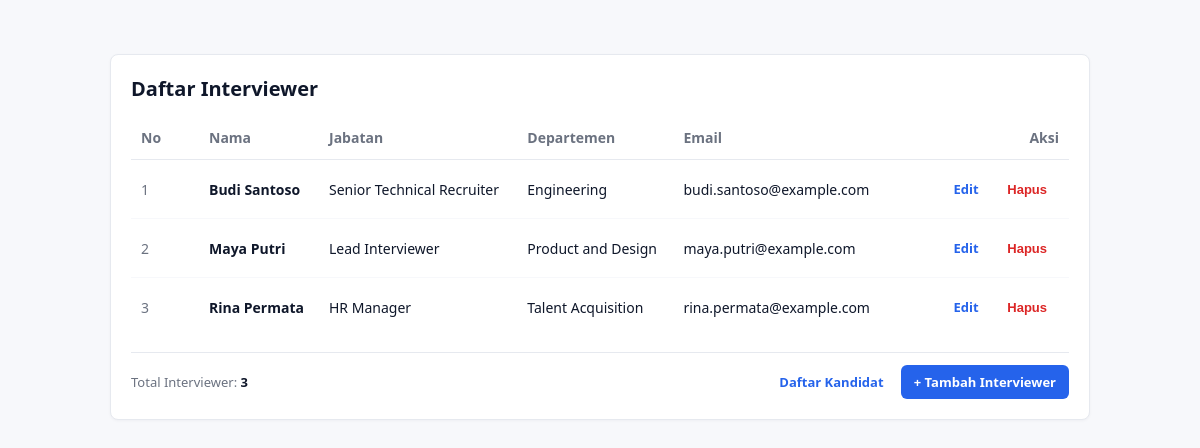
Screenshot of /index.php?module=interviewer with the database file from the repository.
### tables this page shows
CREATE TABLE IF NOT EXISTS `interviewer` (
  `id` int(11) NOT NULL AUTO_INCREMENT,
  `nama` varchar(100) NOT NULL,
  `jabatan` varchar(100) NOT NULL,
  `departemen` varchar(100) NOT NULL,
  `email` varchar(150) NOT NULL,
  PRIMARY KEY (`id`)
);

### models/DB.php (called while the page is built, shortened)
<?php
class DB {
    private string $host = "localhost";
    private string $db_name = "mvp_kandidat_db";
    private string $username = "root";
    private string $password = "";
    private ?PDO $conn = null;
    private ?PDOStatement $result = null;
    public function __construct(
        string $host = "localhost",
        string $db_name = "mvp_kandidat_db",
        string $username = "root",
        string $password = ""
    ) {
        $this->host = $host;
        $this->db_name = $db_name;
        $this->username = $username;
        $this->password = $password;
        $this->conn = $this->connect();
    }
    public function connect(): PDO {
        try {
            $dsn = "mysql:host={$this->host};dbname={$this->db_name};charset=utf8mb4";
            $options = [
                PDO::ATTR_ERRMODE => PDO::ERRMODE_EXCEPTION,
                PDO::ATTR_DEFAULT_FETCH_MODE => PDO::FETCH_ASSOC,
                PDO::ATTR_EMULATE_PREPARES => false,
            ];
            return new PDO($dsn, $this->username, $this->password, $options);
        } catch (PDOException $e) {
            throw new RuntimeException("Koneksi Database Gagal: " . $e->getMessage(), 0, $e);
        }
    }
    public function executeQuery(string $query, array $params = []): PDOStatement {
        try {
            $stmt = $this->conn->prepare($query);
            $stmt->execute($params);
            $this->result = $stmt;
            return $stmt;
        } catch (PDOException $e) {
            throw new RuntimeException("Query Gagal: " . $e->getMessage(), 0, $e);
        }
    }
    public function getAllResult(): array {
        return $this->result->fetchAll(PDO::FETCH_ASSOC);
    }
}
?>

### models/TabelInterviewer.php (called while the page is built, shortened)
<?php
require_once __DIR__ . '/DB.php';
require_once __DIR__ . '/Interviewer.php';
class TabelInterviewer extends DB implements KontrakInterviewerModel {
    private function mapRowToInterviewer(array $row): Interviewer {
        return new Interviewer(
            (int)$row['id'],
            $row['nama'],
            $row['jabatan'],
            $row['departemen'],
            $row['email']
        );
    }
    public function getAllInterviewer(): array {
        $this->executeQuery("SELECT * FROM interviewer ORDER BY nama ASC, id ASC");
        $rows = $this->getAllResult();
        $list = [];
        foreach ($rows as $row) {
            $list[] = $this->mapRowToInterviewer($row);
        }
        return $list;
    }
}
?>

### models/Interviewer.php (called while the page is built)
<?php
class Interviewer {
    private ?int $id;
    private string $nama;
    private string $jabatan;
    private string $departemen;
    private string $email;
    public function __construct(
        ?int $id,
        string $nama,
        string $jabatan,
        string $departemen,
        string $email
    ) {
        $this->id = $id;
        $this->nama = $nama;
        $this->jabatan = $jabatan;
        $this->departemen = $departemen;
        $this->email = $email;
    }
    public function getId(): ?int { return $this->id; }
    public function getNama(): string { return $this->nama; }
    public function getJabatan(): string { return $this->jabatan; }
    public function getDepartemen(): string { return $this->departemen; }
    public function getEmail(): string { return $this->email; }
}
?>

### presenters/PresenterInterviewer.php (the view, shortened to what this page needs)
<?php
require_once __DIR__ . '/KontrakInterviewerPresenter.php';
require_once __DIR__ . '/../models/Interviewer.php';
class PresenterInterviewer implements KontrakInterviewerPresenter {
    private KontrakInterviewerModel $model;
    private KontrakInterviewerView $view;
    public function __construct(KontrakInterviewerModel $model, KontrakInterviewerView $view) {
        $this->model = $model;
        $this->view = $view;
    }
    private function buildRowHtml(int $no, Interviewer $interviewer): string {
        $id = (int)$interviewer->getId();
        $nama = htmlspecialchars($interviewer->getNama(), ENT_QUOTES, 'UTF-8');
        $jabatan = htmlspecialchars($interviewer->getJabatan(), ENT_QUOTES, 'UTF-8');
        $departemen = htmlspecialchars($interviewer->getDepartemen(), ENT_QUOTES, 'UTF-8');
        $email = htmlspecialchars($interviewer->getEmail(), ENT_QUOTES, 'UTF-8');
        return "<tr>
            <td class='col-id'>{$no}</td>
            <td><strong>{$nama}</strong></td>
            <td>{$jabatan}</td>
            <td>{$departemen}</td>
            <td>{$email}</td>
            <td class='col-actions'>
                <a href='index.php?module=interviewer&amp;screen=edit&amp;id={$id}' class='btn btn-edit'>Edit</a>
                <form method='post' action='index.php' style='display:inline;' onsubmit=\"return confirm('Hapus interviewer ini?')\">
                    <input type='hidden' name='module' value='interviewer'>
                    <input type='hidden' name='action' value='hapus'>
                    <input type='hidden' name='id' value='{$id}'>
                    <button type='submit' class='btn btn-delete'>Hapus</button>
                </form>
            </td>
        </tr>";
    }
    public function tampilkanInterviewer(): string {
        $listInterviewer = $this->model->getAllInterviewer();
        $rowsHtml = '';
        if (empty($listInterviewer)) {
            $rowsHtml = '<tr><td colspan="6" style="text-align:center;color:#6b7280;padding:24px;">Belum ada data interviewer.</td></tr>';
        } else {
            foreach ($listInterviewer as $index => $interviewer) {
                $rowsHtml .= $this->buildRowHtml($index + 1, $interviewer);
            }
        }
        return $this->view->renderDaftar($rowsHtml, count($listInterviewer));
    }
}
?>

### rows the page displays
interviewer: no "1", nama "Budi Santoso", jabatan "Senior Technical Recruiter", departemen "Engineering", email "budi.santoso@example.com"
interviewer: no "2", nama "Maya Putri", jabatan "Lead Interviewer", departemen "Product and Design", email "maya.putri@example.com"
interviewer: no "3", nama "Rina Permata", jabatan "HR Manager", departemen "Talent Acquisition", email "rina.permata@example.com"

### other values shown
$presenter->tampilkanInterviewer() "Daftar Interviewer No Nama Jabatan Departemen Email Aksi Total Interviewer: 3 Daftar Kandidat + Tambah Interviewer"
